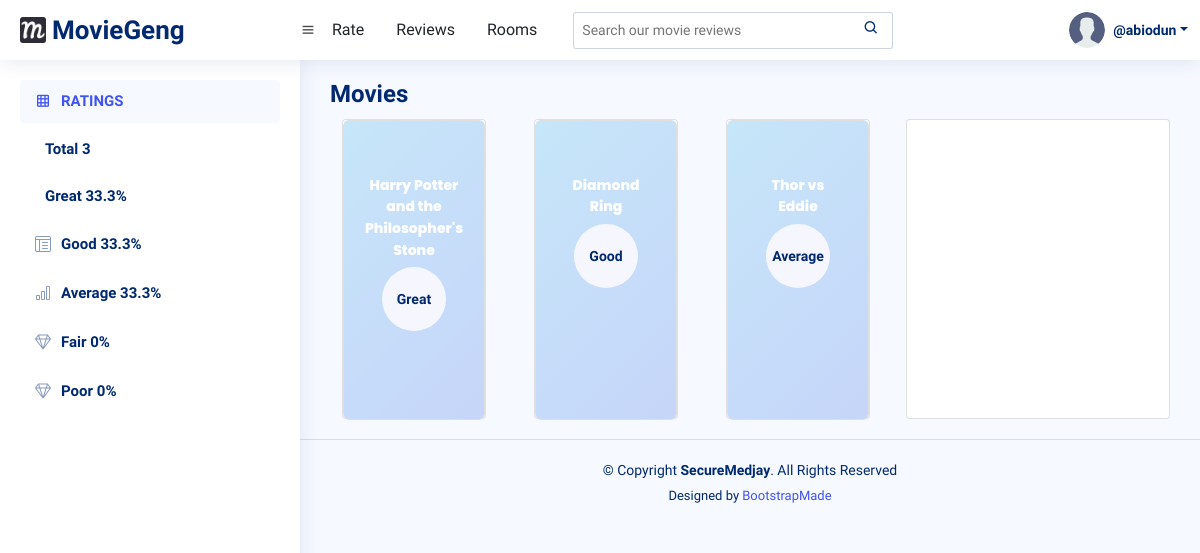
The page /movies/ (signed in) on the database as committed earlier.
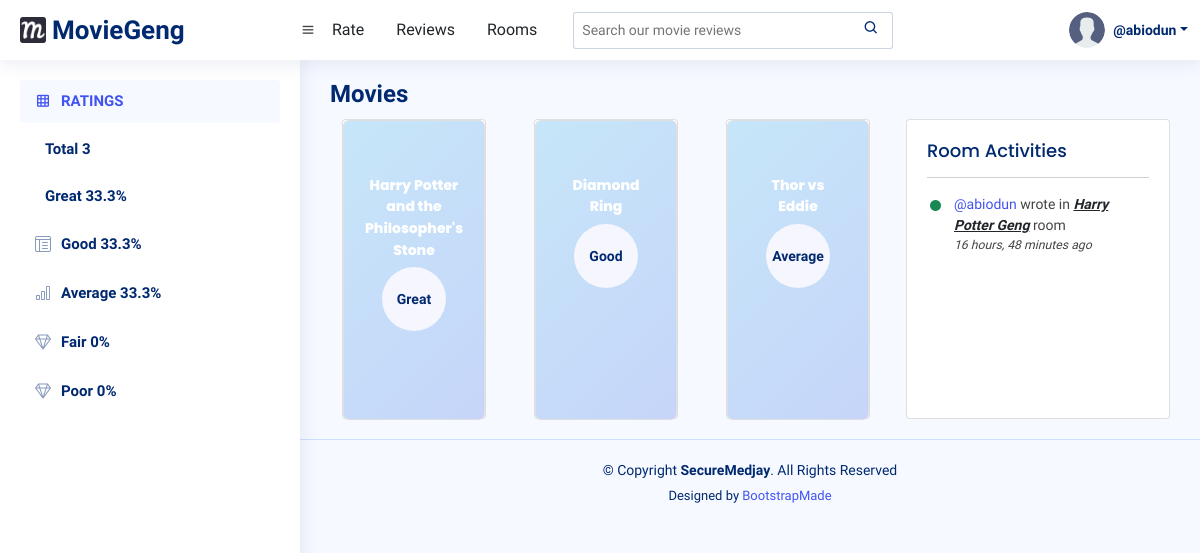
The same page on the database as committed later.
### base/models.py (models this page shows, shortened)
class Movie(models.Model):
    name = models.CharField(max_length=255)
    tmdb_id = models.CharField(max_length=255)
    img_url = models.CharField(null=True, max_length=255)
    duration = models.IntegerField(null=True)
    overview = models.TextField(null=True)
    tags = models.CharField(max_length=255, null=True)
    genres = models.CharField(max_length=255, null=True)
    budget = models.IntegerField(null=True)
    release_date = models.CharField(max_length=255, null=True)
    language = models.CharField(max_length=255, null=True)
    revenue = models.IntegerField(null=True)
    REQUIRED_FIELDS = []

class Review(models.Model):
    RATING_CHOICES = [
        ("Great", 'Great'),
        ("Good", 'Good'),
        ("Average", 'Average'),
        ("Fair", 'Fair'),
        ("Poor", 'Poor'),
    ]
    movies = models.ManyToManyField(Movie, related_name="movies")
    review = models.TextField(null=True, blank=True)
    reviewer = models.ForeignKey(User, on_delete=models.CASCADE, null=True)
    rating = models.CharField(
        max_length=7, choices=RATING_CHOICES, default="Average", blank=True)
    reviewed_at = models.DateTimeField(auto_now=True)
    class Meta:
        ordering = ["-reviewed_at"]

class Message(models.Model):
    writer = models.ForeignKey(User, on_delete=models.CASCADE)
    room = models.ForeignKey(Room, on_delete=models.CASCADE)
    body = models.TextField()
    created_at = models.DateTimeField(auto_now_add=True)
    class Meta:
        ordering = ["-created_at"]

class User(AbstractUser):
    email = models.EmailField(unique=True)
    username = models.CharField(unique=True, max_length=255)
    bio = models.TextField(blank=True, null=True)
    avatar = models.ImageField(null=True, default="avatar.svg")
    USERNAME_FIELD = 'email'
    REQUIRED_FIELDS = ["username"]

class Room(models.Model):
    name = models.CharField(max_length=255, unique=True)
    host = models.ForeignKey(User, on_delete=models.CASCADE)
    participants = models.ManyToManyField(
        User, related_name="participants")
    created_at = models.DateTimeField(auto_now_add=True)
    movie = models.ForeignKey(Movie, on_delete=models.CASCADE)
    description = models.TextField(null=True, blank=True)
    class Meta:
        ordering = ["-created_at"]

### base/views.py (the view)
# urls.py: path("movies/", views.movie_list_view, name="movie-list"),
def movie_list_view(request):
    w = request.GET.get("w") if request.GET.get("w") else ""
    reviews = Review.objects.filter(
        Q(rating__icontains=w) |
        Q(reviewer__username__icontains=w) |
        Q(review__icontains=w) |
        Q(movies__name__icontains=w)
    )
    total_movie_reviews = reviews.count()
    great_rating_received = reviews.filter(rating="Great").count()
    good_rating_received = reviews.filter(rating="Good").count()
    average_rating_received = reviews.filter(rating="Average").count()
    fair_rating_received = reviews.filter(rating="Fair").count()
    poor_rating_received = reviews.filter(rating="Poor").count()
    if total_movie_reviews == 0:
        total_movie_reviews = Review.objects.all().count()
    great_percent = (great_rating_received/total_movie_reviews) * 100
    good_percent = (good_rating_received/total_movie_reviews) * 100
    average_percent = (average_rating_received/total_movie_reviews) * 100
    fair_percent = (fair_rating_received/total_movie_reviews) * 100
    poor_percent = (poor_rating_received/total_movie_reviews) * 100
    messages = Message.objects.all()
    context = {
        "reviews": reviews,
        "great_percent": great_percent,
        "good_percent": good_percent,
        "average_percent": average_percent,
        "fair_percent": fair_percent,
        "poor_percent": poor_percent,
        "total_movie_reviews": total_movie_reviews,
        "messages": messages,
    }
    return render(request, "home.html", context)

### templates/home.html
{% extends "base.html" %}
{% block content %}
    {% if home %}
        {% include "base/movie_list.html" %}
    {% else %}
        {% include "base/ratings.html" %}
        {% include "base/movie_list.html" %}
    {% endif %}
{% endblock %}

### base/templates/base/movie_list.html (shortened to what this page needs)
<main id="main" class="main">
  <div class="pagetitle">
    <h1>Movies</h1>
  </div>
  <section class="section dashboard">
    <div class="row">
      <div class="col-lg-8">
        <div class="row">
          {% for review in reviews %}
            <div class="card col-lg-3">
              {% for movie in review.movies.all %}
                <div class="card info-card sales-card front" style="background-image: url({{movie.img_url}});">
                  <div class="card-body">
                    <h5 class="card-title"><span>{{movie.name}}</span></h5>
                    <div class="d-flex align-items-center">
                      <div class="card-icon rounded-circle d-flex align-items-center">
                        <h5>{{review.rating}}</h5>
                      </div>
                    </div>
                  </div>
                </div>
                <div class="back">
                  <div>
                    <div class="pagetitle">
                      <p>Rated by</p><a href="{% url 'base:user-profile' review.reviewer.id %}">@{{ review.reviewer.username }}</a>
                    </div>
                    <p class="movie-search small fst-italic">
                    </p>
                    <div>
                      {% if review.reviewer == request.user %}
                        <a href="{% url 'base:update-movie' pk=review.id movie_id=movie.id %}">Update</a>
                      {% endif %}
                      <a href="{% url 'base:movie-detail' pk=review.id movie_id=movie.id %}">Details</a>
                      <a href="{% url 'base:create-room' movie.id %}">Discuss</a>
                    </div>
                  </div>
                </div>
              {% endfor %}
            </div>
          {% endfor %}
        </div>
      </div>
      {% if not home %}
        {% include "base/activities.html" %}
      {% endif %}
    </div>
  </section>
</main>

### base/templates/base/activities.html
<div class="col-lg-4">
  <div class="card">
    {% if messages %}
    <div class="card-body">
      <h5 class="card-title">Room Activities</h5>
      {% for message in messages %}
      <div class="activity">
        <hr>
        <div class="message-card activity-item d-flex">
          <i class='bi bi-circle-fill activity-badge text-success align-self-start'></i>
          <div class="activity-content">
            <a href="{% url 'base:user-profile' message.writer.id %}">
              @{{message.writer.username}}
            </a> wrote in
            <a href="{% url 'base:room-detail' message.room.id %}" class="fw-bold text-dark"><span>{{message.room.name}}</span></a> room
            <p class="small fst-italic">{{message.created_at|timesince}} ago</p>
          </div>
        </div>
      </div>
      {% endfor %}
    </div>
    {% endif %}
  </div>
</div>

Rows that differ between the two databases and show on the page:
added Message: writer.username "abiodun", room.name "Harry Potter Geng", created_at "16 hours, 48 minutes"
Other text that changed with them:
text now shown: "Room Activities"
